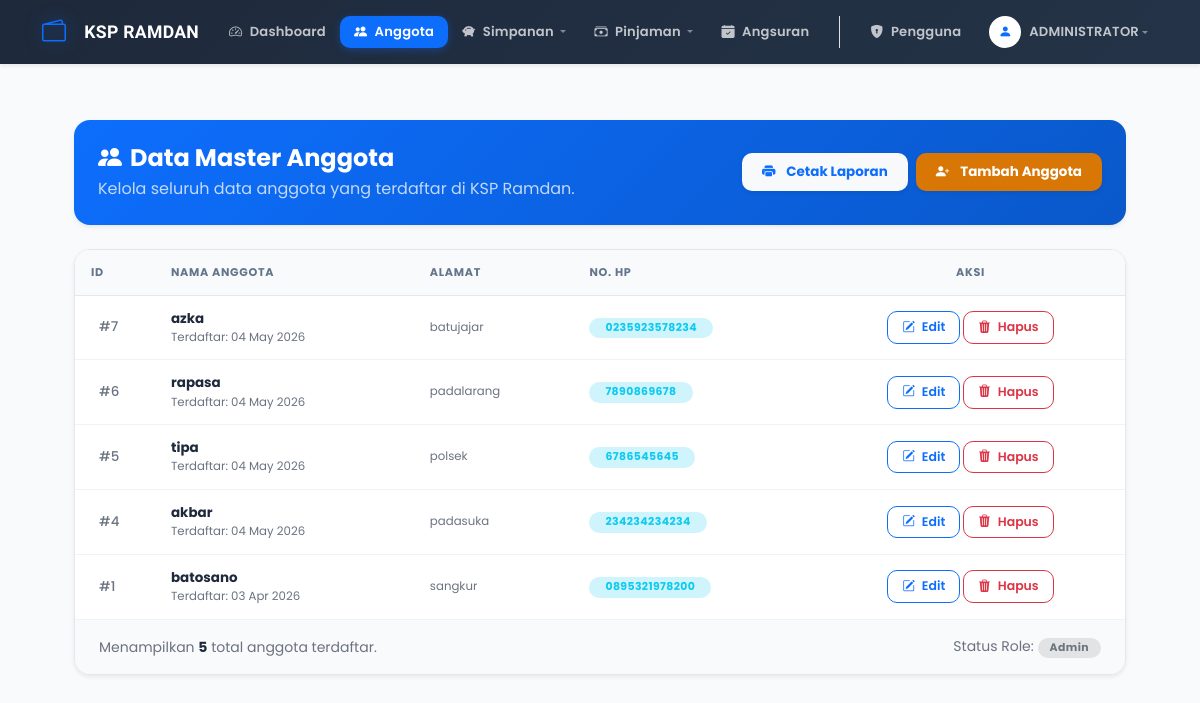
The app's page /data_anggota_ramdan.php (signed in) with its own data.
### tables this page shows
CREATE TABLE `tb_anggota_ramdan` (
  `id_anggota_ramdan` int(11) NOT NULL,
  `nama_ramdan` varchar(100) NOT NULL,
  `alamat_ramdan` text DEFAULT NULL,
  `no_hp_ramdan` varchar(20) DEFAULT NULL,
  `tanggal_daftar_ramdan` date NOT NULL
);

### data_anggota_ramdan.php (the view, shortened to what this page needs)
<?php
include 'koneksi_ramdan.php';
include 'header_ramdan.php';
$role_user = isset($_SESSION['role']) ? $_SESSION['role'] : 'Petugas';
$query = mysqli_query($koneksi, "SELECT * FROM tb_anggota_ramdan ORDER BY id_anggota_ramdan DESC");
?>
<div class="content">
    <div class="d-flex justify-content-between align-items-center mb-4 text-white p-4 rounded-4 shadow-sm" style="background: linear-gradient(135deg, #0d6efd 0%, #0a58ca 100%);">
        <div>
            <h4 class="fw-bold mb-1"><i class="bi bi-people-fill me-2"></i>Data Master Anggota</h4>
            <p class="mb-0 opacity-75">Kelola seluruh data anggota yang terdaftar di KSP Ramdan.</p>
        </div>
        <div class="d-flex gap-2">
            <a href="cetak_anggota_ramdan.php" target="_blank" class="btn btn-light text-primary fw-bold border-0 shadow-sm">
                <i class="bi bi-printer-fill me-1"></i> Cetak Laporan
            </a>
            <a href="tambah_anggota_ramdan.php" class="btn btn-warning fw-bold border-0 shadow-sm">
                <i class="bi bi-person-plus-fill me-1"></i> Tambah Anggota
            </a>
        </div>
    </div>
    <div class="card shadow-sm border-0 rounded-4 overflow-hidden">
        <div class="card-body p-0">
            <div class="table-responsive">
                <table class="table table-hover align-middle mb-0">
                    <thead class="bg-light">
                        <tr class="text-secondary small fw-bold text-uppercase">
                            <th class="py-3 px-4" width="80">ID</th>
                            <th class="py-3">Nama Anggota</th>
                            <th class="py-3">Alamat</th>
                            <th class="py-3">No. HP</th>
                            <th class="py-3 text-center">Aksi</th>
                        </tr>
                    </thead>
                    <tbody>
                        <?php
                        while ($data = mysqli_fetch_array($query)) :
                        ?>
                        <tr>
                            <td class="px-4 text-muted fw-medium">#<?php echo $data['id_anggota_ramdan']; ?></td>
                            <td>
                                <div class="fw-bold text-dark"><?php echo htmlspecialchars($data['nama_ramdan']); ?></div>
                                <div class="small text-muted">Terdaftar: <?php echo date('d M Y', strtotime($data['tanggal_daftar_ramdan'])); ?></div>
                            </td>
                            <td class="text-muted small"><?php echo htmlspecialchars($data['alamat_ramdan']); ?></td>
                            <td><span class="badge bg-info-subtle text-info rounded-pill px-3"><?php echo htmlspecialchars($data['no_hp_ramdan']); ?></span></td>
                            <td class="text-center">
                                <div class="btn-group gap-1">
                                    <a href="edit_anggota_ramdan.php?id=<?php echo $data['id_anggota_ramdan']; ?>"
                                       class="btn btn-outline-primary btn-sm rounded-3">
                                        <i class="bi bi-pencil-square"></i> Edit
                                    </a>
                                    <?php if ($role_user == 'Admin'): ?>
                                    <a href="hapus_anggota_ramdan.php?id=<?php echo $data['id_anggota_ramdan']; ?>"
                                       class="btn btn-outline-danger btn-sm rounded-3"
                                       onclick="return confirm('Apakah Anda yakin ingin menghapus anggota <?php echo addslashes($data['nama_ramdan']); ?>? Seluruh riwayat transaksi akan ikut terhapus.')">
                                        <i class="bi bi-trash3-fill"></i> Hapus
                                    </a>
                                    <?php endif; ?>
                                </div>
                            </td>
                        </tr>
                        <?php endwhile; ?>
                    </tbody>
                </table>
            </div>
        </div>
        <div class="card-footer bg-white border-top-0 py-3 px-4 d-flex justify-content-between align-items-center">
            <span class="small text-muted">
                Menampilkan <strong class="text-dark"><?php echo mysqli_num_rows($query); ?></strong> total anggota terdaftar.
            </span>
            <div class="small text-muted">
                Status Role: <span class="badge bg-secondary-subtle text-secondary rounded-pill"><?php echo $role_user; ?></span>
            </div>
        </div>
    </div>
</div>
<?php include 'footer_ramdan.php'; ?>

### style.css (style rules this page uses)
:root { --ksp-primary: #0d6efd; --ksp-primary-hover: #0859d6; --ksp-primary-soft: rgba(13, 110, 253, 0.08); --ksp-primary-glow: 0 0 0 4px rgba(13, 110, 253, 0.14); --ksp-dark: #1e293b; --ksp-dark-2: #334155; --ksp-text: #374151; --ksp-muted: #6b7280; --ksp-border: #e5e7eb; --ksp-border-soft: #f0f2f5; --ksp-bg: #f4f7fb; --ksp-surface: #ffffff; --ksp-surface-2: #f8fafc; --ksp-glass: rgba(255, 255, 255, 0.85); --ksp-success: #16a34a; --ksp-success-soft: rgba(22, 163, 74, 0.1); --ksp-warning: #d97706; --ksp-warning-soft: rgba(217, 119, 6, 0.1); --ksp-danger: #dc2626; --ksp-danger-soft: rgba(220, 38, 38, 0.1); --ksp-info: #0891b2; --ksp-info-soft: rgba(8, 145, 178, 0.1); --shadow-xs: 0 1px 2px rgba(0, 0, 0, 0.05); --shadow-sm: 0 2px 8px rgba(0, 0, 0, 0.06), 0 1px 3px rgba(0, 0, 0, 0.04); --shadow-md: 0 4px 16px rgba(0, 0, 0, 0.08), 0 2px 6px rgba(0, 0, 0, 0.04); --shadow-lg: 0 10px 30px rgba(0, 0, 0, 0.1), 0 4px 12px rgba(0, 0, 0, 0.05); --shadow-glow: 0 0 24px rgba(13, 110, 253, 0.18); --radius-sm: 6px; --radius-md: 10px; --radius-lg: 16px; --radius-xl: 20px; --radius-pill: 999px; --ease-out: cubic-bezier(0.22, 1, 0.36, 1); --ease-in: cubic-bezier(0.55, 0, 1, 0.45); --ease-inout: cubic-bezier(0.65, 0, 0.35, 1); --duration: 0.28s; }
*, *::before, *::after { box-sizing: border-box; }
html { scroll-behavior: smooth; }
body { font-family: 'Poppins', 'Plus Jakarta Sans', sans-serif; background-color: var(--ksp-bg); color: var(--ksp-text); -webkit-font-smoothing: antialiased; -moz-osx-font-smoothing: grayscale; min-height: 100vh; overflow-x: hidden; }
.content { padding: 28px 24px 60px; max-width: 1400px; margin: 0 auto; min-height: calc(100vh - 72px); animation: contentFadeIn 0.4s var(--ease-out) both; }
.card { background: var(--ksp-surface); border: 1px solid var(--ksp-border) !important; border-radius: var(--radius-lg) !important; box-shadow: var(--shadow-sm); transition: transform var(--duration) var(--ease-out), box-shadow var(--duration) var(--ease-out), border-color var(--duration) ease; overflow: hidden; }
.card-body { padding: 20px; }
.card-footer { background: var(--ksp-surface-2) !important; border-top: 1px solid var(--ksp-border-soft) !important; padding: 12px 20px; }
.table-responsive { border-radius: 0 0 var(--radius-lg) var(--radius-lg); overflow: hidden; }
.table { margin-bottom: 0; font-size: 0.84rem; border-collapse: separate; border-spacing: 0; }
.table thead th, .table-ksp-head th { font-size: 0.7rem !important; font-weight: 700 !important; text-transform: uppercase; letter-spacing: 0.7px; padding: 14px 16px !important; border-bottom: none !important; white-space: nowrap; }
.table thead.bg-light th { background: #f8fafc !important; color: #64748b !important; border-bottom: 1px solid var(--ksp-border) !important; }
.table td { padding: 13px 16px; vertical-align: middle; border-bottom: 1px solid var(--ksp-border-soft); color: var(--ksp-text); transition: background var(--duration) ease; }
.table-hover tbody tr { transition: background var(--duration) ease; }
.table tbody tr:last-child td { border-bottom: none; }
.badge, [class*="badge-status"] { font-size: 0.68rem; font-weight: 700; letter-spacing: 0.4px; padding: 5px 12px; border-radius: var(--radius-pill); display: inline-flex; align-items: center; gap: 5px; }
.btn { font-weight: 600; font-size: 0.84rem; border-radius: var(--radius-md) !important; padding: 9px 20px; transition: all var(--duration) var(--ease-out) !important; display: inline-flex; align-items: center; gap: 7px; white-space: nowrap; position: relative; overflow: hidden; }
.btn::after { content: ''; position: absolute; inset: 0; background: rgba(255,255,255,0); transition: background 0.2s ease; border-radius: inherit; }
.btn-warning { background: var(--ksp-warning) !important; border-color: var(--ksp-warning) !important; color: #fff !important; }
.btn-sm { padding: 6px 14px; font-size: 0.78rem; }
.text-muted { color: var(--ksp-muted) !important; }
.text-dark { color: var(--ksp-dark) !important; }
@media (min-width: 1200px) { .content { padding: 32px 32px 80px; } }

### header_ramdan.php (style rules this page uses)
body { font-family: 'Poppins', sans-serif; background-color: #f8fafc; }

### records on screen
tb_anggota_ramdan: id_anggota_ramdan "7", nama_ramdan "azka", tanggal_daftar_ramdan "04 May 2026", alamat_ramdan "batujajar", no_hp_ramdan "0235923578234"
tb_anggota_ramdan: id_anggota_ramdan "6", nama_ramdan "rapasa", tanggal_daftar_ramdan "04 May 2026", alamat_ramdan "padalarang", no_hp_ramdan "7890869678"
tb_anggota_ramdan: id_anggota_ramdan "5", nama_ramdan "tipa", tanggal_daftar_ramdan "04 May 2026", alamat_ramdan "polsek", no_hp_ramdan "6786545645"
tb_anggota_ramdan: id_anggota_ramdan "4", nama_ramdan "akbar", tanggal_daftar_ramdan "04 May 2026", alamat_ramdan "padasuka", no_hp_ramdan "234234234234"
tb_anggota_ramdan: id_anggota_ramdan "1", nama_ramdan "batosano", tanggal_daftar_ramdan "03 Apr 2026", alamat_ramdan "sangkur", no_hp_ramdan "0895321978200"

### other values on screen
$nama_display "ADMINISTRATOR"
mysqli_num_rows($query) "5"
$role_user "Admin"
